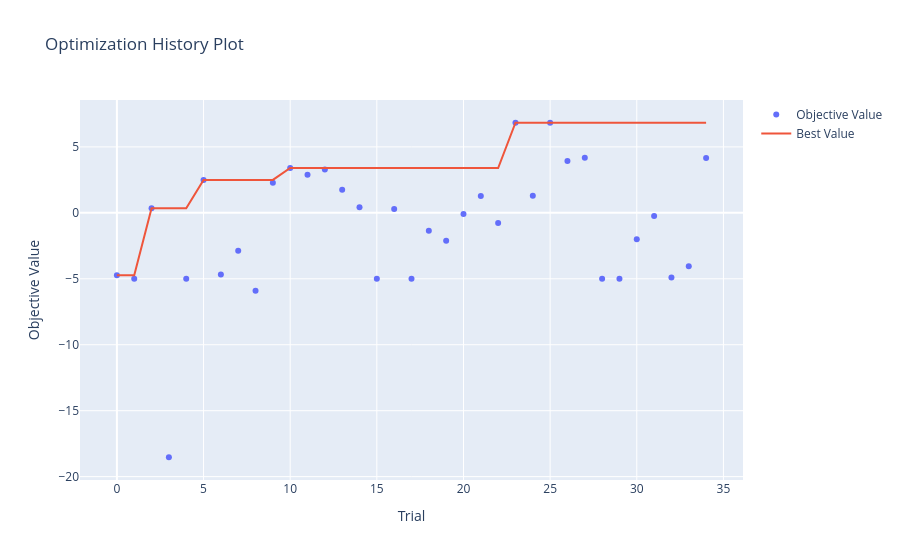

The notebook cell this image was saved under:
### Code cell
import optuna.visualization as vis

_history_fig = vis.plot_optimization_history(study)
_history_fig.show()

### Figure 1 — Plotly figure (JSON) as saved in the notebook; plotly's stock layout.template omitted (floating-point values rounded to 4 significant figures)
{"data": [{"mode": "markers", "name": "Objective Value", "type": "scatter", "x": [0, 1, 2, 3, 4, 5, 6, 7, 8, 9, 10, 11, 12, 13, 14, 15, 16, 17, 18, 19, 20, 21, 22, 23, 24, 25, 26, 27, 28, 29, 30, 31, 32, 33, 34], "y": [-4.728, -5.0, 0.3484, -18.53, -5.0, 2.495, -4.673, -2.878, -5.905, 2.285, 3.399, 2.889, 3.279, 1.747, 0.429, -5.0, 0.2997, -5.0, -1.366, -2.122, -0.08501, 1.272, -0.7773, 6.831, 1.301, 6.831, 3.94, 4.184, -5.0, -5.0, -2.006, -0.2435, -4.901, -4.049, 4.154]}, {"mode": "lines", "name": "Best Value", "type": "scatter", "x": [0, 1, 2, 3, 4, 5, 6, 7, 8, 9, 10, 11, 12, 13, 14, 15, 16, 17, 18, 19, 20, 21, 22, 23, 24, 25, 26, 27, 28, 29, 30, 31, 32, 33, 34], "y": [-4.728, -4.728, 0.3484, 0.3484, 0.3484, 2.495, 2.495, 2.495, 2.495, 2.495, 3.399, 3.399, 3.399, 3.399, 3.399, 3.399, 3.399, 3.399, 3.399, 3.399, 3.399, 3.399, 3.399, 6.831, 6.831, 6.831, 6.831, 6.831, 6.831, 6.831, 6.831, 6.831, 6.831, 6.831, 6.831]}, {"marker": {"color": "#cccccc"}, "mode": "markers", "name": "Infeasible Trial", "showlegend": false, "type": "scatter", "x": [], "y": []}], "layout": {"title": {"text": "Optimization History Plot"}, "xaxis": {"title": {"text": "Trial"}}, "yaxis": {"title": {"text": "Objective Value"}}}}
